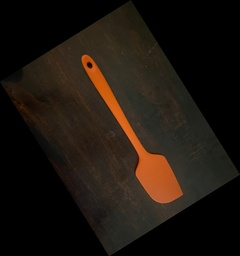
#> input picture images/spatula-rotated.jpg, 240 x 256 px, shrunk from 1243 x 1328 before the run
$ python converter.py
#> lines starting #> are read from the running program, lines starting #| are printed output that depends on the picture; after the words box and inside, x2 and y2 are one past the last pixel; in counts of white or black regions, pixels touching at a corner belong together; long printed decimals are rounded
### 1.1-binary-images/binary_img_utils.py
import numpy as np
import math
from PIL import Image, ImageDraw
import random

class Binary_Image:
    def __init__(self, path):
#> called with path = '../images/spatula-rotated.jpg'
        self.img = Image.open(path).convert("RGB")
#> self.img is the input picture: PIL image 240x256 RGB; mean R, G, B 29.5, 21.7, 14.7
        self.pixel_grid = np.array(self.img)
        self.height, self.width, _ = self.pixel_grid.shape
#> self.height = 256; self.width = 240
        self.orientation = None

    def to_binary (self, greyscale_threshold):
#> called with greyscale_threshold = 90
        for i in range(self.height):
            for j in range(self.width):
                gray = 0.299*self.pixel_grid[i, j][0] + 0.587*self.pixel_grid[i, j][1] + 0.114*self.pixel_grid[i, j][2]
                if (gray > greyscale_threshold) if (greyscale_threshold < 128) else (gray < greyscale_threshold):
                    self.pixel_grid[i, j] = [255, 255, 255]
                else:
                    self.pixel_grid[i, j] = [0, 0, 0]
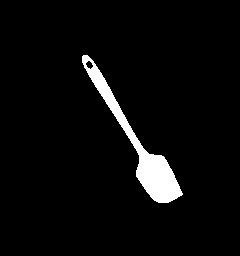
#> self.pixel_grid: shape (256, 240, 3); 4.3% white; 1 white region, box (x1, y1, x2, y2) and area: (82, 55, 183, 203) 2616
        return self.pixel_grid

    def area (self):
        area = 0
        for i in range(self.height):
            for j in range(self.width):
                if np.any(self.pixel_grid[i, j]):
                    area += 1
        return area

    def first_moment (self, for_x):
        moment = 0
        for i in range(self.height):
            for j in range(self.width):
                if np.any(self.pixel_grid[i, j]):
                    moment += i if for_x else j
        return moment

    def com (self):
        com_x = self.first_moment(True) / self.area()
        com_y = self.first_moment(False) / self.area()
        return com_x, com_y

    def add_dot (self, x, y):
        for i in range(int(x)-5, int(x)+5):
            for j in range(int(y)-5, int(y)+5):
                if math.sqrt((i-x)**2 + (j-y)**2) < 8:
                    self.pixel_grid[i, j] = [255, 0, 0]

    def second_moments (self):
        com_x, com_y = self.com()
        a = b = c = 0
        for i in range(self.height):
            for j in range(self.width):
                if np.any(self.pixel_grid[i, j]):
                    a += (i-com_x)**2
                    b += (i-com_x) * (j-com_y)
                    c += (j-com_y)**2
        b *= 2

        self.orientation = 0.5*math.atan2(b, a-c)

        self.add_dot(com_x, com_y)

        return a, b, c

    def draw_fullscreen_line(self, draw, p1, p2):
        # numpy array and ImageDraw use inverted dimension ordering
        draw.line([
            (p1[1], p1[0]),
            (p1[1] + (p2[1] - p1[1])*10, p1[0] + (p2[0] - p1[0])*10)
        ], fill="red", width=3)
        draw.line([
            (p1[1], p1[0]),
            (p1[1] - (p2[1] - p1[1])*10, p1[0] - (p2[0] - p1[0])*10)
        ], fill="red", width=3)

    def write_image (self, new_name, with_orientation=False):
        com_x, com_y = self.com()
        newimg = Image.fromarray(self.pixel_grid)
        if with_orientation:
            draw = ImageDraw.Draw(newimg)
            self.draw_fullscreen_line(draw, (com_x, com_y), (com_x+100, com_y + (100)*math.tan(self.orientation)))
        newimg.save(new_name)

    def sample_area (self, segmented_grid, row, col):
        # left, topleft, top
        l = tl = t = 0
        if row == 0:
            if col != 0:
                l = segmented_grid[-1][-1]
        else:
            t = segmented_grid[-2][col]
            # self.pixel_grid(row-1, col)
            if col != 0:
                l = segmented_grid[-1][-1]
                # self.pixel_grid(row, col-1)
                tl = segmented_grid[-2][col-1]
                # self.pixel_grid(row-1, col-1)
        return l, tl, t

    def find_root (self, equivalence_table, key):
        if equivalence_table[key] == key:
            return key
        return self.find_root(equivalence_table, equivalence_table[key])

    def segment (self):
        segmented_grid = []
        equivalence_table = {}
        next_index = 1

        colors = [[230, 25, 75], [60, 180, 75], [255, 225, 25], [0, 130, 200], [245, 130, 48], [145, 30, 180], [70, 240, 240], [240, 50, 230], [210, 245, 60], [250, 190, 212], [0, 128, 128], [220, 190, 255], [170, 110, 40], [255, 250, 200], [128, 0, 0], [170, 255, 195], [128, 128, 0], [255, 215, 180], [0, 0, 128], [128, 128, 128], [255, 255, 255]]
        for i in range(self.height):
            segmented_grid.append([])
            for j in range(self.width):
                # if background
                if not np.any(self.pixel_grid[i, j]):
                    segmented_grid[-1].append(0)
                else:
                    l, tl, t = self.sample_area(segmented_grid, i, j)
                    if l == tl == t == 0:
                        equivalence_table[next_index] = next_index
                        segmented_grid[-1].append(next_index)
                        next_index += 1
                    elif tl != 0:
                        segmented_grid[-1].append(tl)
                    elif tl == t == 0 and l != 0:
                        segmented_grid[-1].append(l)
                    elif tl == l == 0 and t != 0:
                        segmented_grid[-1].append(t)
                    elif tl == 0 and l != 0 and t != 0:
                        root1 = self.find_root(equivalence_table, l)
                        root2 = self.find_root(equivalence_table, t)

                        if root1 != root2:
                            equivalence_table[root2] = root1
                            segmented_grid[-1].append(min(l,t))
                        else:
                            segmented_grid[-1].append(l)

        labels = {}
        for [key, _] in equivalence_table.items():
            labels[key] = self.find_root(equivalence_table, key)

        colors = [[
            random.randint(50, 200),
            random.randint(50, 200),
            random.randint(50, 200)
        ] for _ in range(len(labels)+1)]

        for i in range(self.height):
            for j in range(self.width):
                if segmented_grid[i][j] != 0:
                    segmented_grid[i][j] = colors[labels[segmented_grid[i][j]]]
                else:
                    segmented_grid[i][j] = [0, 0, 0]

        newarr = np.array(segmented_grid, dtype=np.uint8)
        newimg = Image.fromarray(newarr)
        newimg.save("segmented.bmp")

### 1.1-binary-images/converter.py
import numpy as np
import sys
import math
from binary_img_utils import Binary_Image

binary_image = Binary_Image("../images/spatula-rotated.jpg")
binary_image.to_binary(90)

area = binary_image.area()
#> area = 2616
print("Area:", area)
#| Area: 2616

com_x, com_y = binary_image.com()
#> com_x = 147.2; com_y = 138.8
print("COM:", com_x, com_y)
#| COM: 147.221 138.809

binary_image.add_dot(com_x, com_y)
#> after the loop in add_dot, `for i in range(int(x)-5, int(x)+5):`:
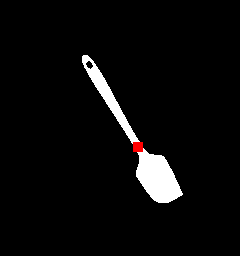
#> self.pixel_grid: shape (256, 240, 3); 0.16% of pixels changed, all inside (x1, y1, x2, y2) = (133, 142, 143, 152)

binary_image.second_moments()

binary_image.segment()
#> in segment, `newimg = Image.fromarray(newarr)`:
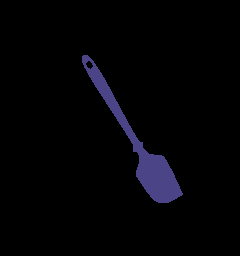
#> newimg: PIL image 240x256 RGB; mean R, G, B 3.2, 2.9, 5.8

binary_image.write_image("binary_image.png", True)
#> in write_image, `newimg.save(new_name)`:
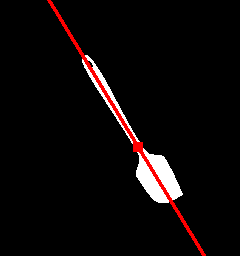
#> saved as binary_image.png: PIL image 240x256 RGB; mean R, G, B 13, 8.3, 8.3

# tools.jpg -- 245
# ../images/spatula-rotated.jpg -- 90
